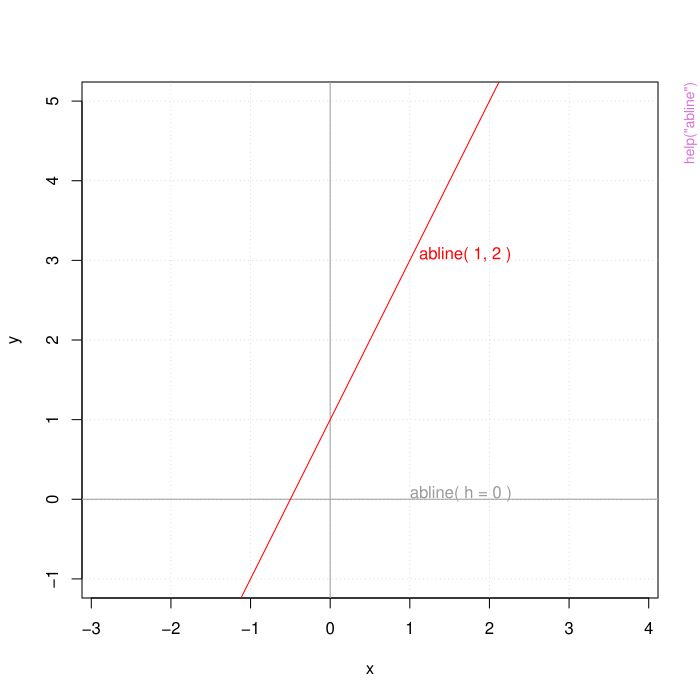

This chart was generated by the following R code:
pkgname <- "graphics"
source(file.path(R.home("share"), "R", "examples-header.R"))
options(warn = 1)
library('graphics')

base::assign(".oldSearch", base::search(), pos = 'CheckExEnv')
base::assign(".old_wd", base::getwd(), pos = 'CheckExEnv')
cleanEx()
nameEx("abline")
### * abline

flush(stderr()); flush(stdout())

### Name: abline
### Title: Add Straight Lines to a Plot
### Aliases: abline
### Keywords: aplot

### ** Examples

## Setup up coordinate system (with x == y aspect ratio):
plot(c(-2,3), c(-1,5), type = "n", xlab = "x", ylab = "y", asp = 1)
## the x- and y-axis, and an integer grid
abline(h = 0, v = 0, col = "gray60")
text(1,0, "abline( h = 0 )", col = "gray60", adj = c(0, -.1))
abline(h = -1:5, v = -2:3, col = "lightgray", lty = 3)
abline(a = 1, b = 2, col = 2)
text(1,3, "abline( 1, 2 )", col = 2, adj = c(-.1, -.1))

## Simple Regression Lines:
require(stats)
sale5 <- c(6, 4, 9, 7, 6, 12, 8, 10, 9, 13)
plot(sale5)
abline(lsfit(1:10, sale5))
abline(lsfit(1:10, sale5, intercept = FALSE), col = 4) # less fitting

z <- lm(dist ~ speed, data = cars)
plot(cars)
abline(z) # equivalent to abline(reg = z) or
abline(coef = coef(z))

## trivial intercept model
abline(mC <- lm(dist ~ 1, data = cars)) ## the same as
abline(a = coef(mC), b = 0, col = "blue")



cleanEx()
nameEx("arrows")
### * arrows

flush(stderr()); flush(stdout())

### Name: arrows
### Title: Add Arrows to a Plot
### Aliases: arrows
### Keywords: aplot

### ** Examples

x <- stats::runif(12); y <- stats::rnorm(12)
i <- order(x, y); x <- x[i]; y <- y[i]
plot(x,y, main = "arrows(.) and segments(.)")
## draw arrows from point to point :
s <- seq(length(x)-1)  # one shorter than data
arrows(x[s], y[s], x[s+1], y[s+1], col = 1:3)
s <- s[-length(s)]
segments(x[s], y[s], x[s+2], y[s+2], col = "pink")



cleanEx()
nameEx("assocplot")
### * assocplot

flush(stderr()); flush(stdout())

### Name: assocplot
### Title: Association Plots
### Aliases: assocplot
### Keywords: hplot

### ** Examples

## Aggregate over sex:
x <- margin.table(HairEyeColor, c(1, 2))
x
assocplot(x, main = "Relation between hair and eye color")



cleanEx()
nameEx("axTicks")
### * axTicks

flush(stderr()); flush(stdout())

### Name: axTicks
### Title: Compute Axis Tickmark Locations
### Aliases: axTicks
### Keywords: dplot

### ** Examples

 plot(1:7, 10*21:27)
 axTicks(1)
 axTicks(2)
 stopifnot(identical(axTicks(1), axTicks(3)),
           identical(axTicks(2), axTicks(4)))

## Show how axTicks() and axis() correspond :
op <- par(mfrow = c(3, 1))
for(x in 9999 * c(1, 2, 8)) {
    plot(x, 9, log = "x")
    cat(formatC(par("xaxp"), width = 5),";", T <- axTicks(1),"\n")
    rug(T, col =  adjustcolor("red", 0.5), lwd = 4)
}
par(op)

x <- 9.9*10^(-3:10)
plot(x, 1:14, log = "x")
axTicks(1) # now length 5, in R <= 2.13.x gave the following
axTicks(1, nintLog = Inf) # rather too many

## An example using axTicks() without reference to an existing plot
## (copying R's internal procedures for setting axis ranges etc.),
## You do need to supply _all_ of axp, usr, log, nintLog
## standard logarithmic y axis labels
ylims <- c(0.2, 88)
get_axp <- function(x) 10^c(ceiling(x[1]), floor(x[2]))
## mimic par("yaxs") == "i"
usr.i <- log10(ylims)
(aT.i <- axTicks(side = 2, usr = usr.i,
                 axp = c(get_axp(usr.i), n = 3), log = TRUE, nintLog = 5))
## mimic (default) par("yaxs") == "r"
usr.r <- extendrange(r = log10(ylims), f = 0.04)
(aT.r <- axTicks(side = 2, usr = usr.r,
                 axp = c(get_axp(usr.r), 3), log = TRUE, nintLog = 5))

## Prove that we got it right :
plot(0:1, ylims, log = "y", yaxs = "i")
stopifnot(all.equal(aT.i, axTicks(side = 2)))

plot(0:1, ylims, log = "y", yaxs = "r")
stopifnot(all.equal(aT.r, axTicks(side = 2)))



graphics::par(get("par.postscript", pos = 'CheckExEnv'))
cleanEx()
nameEx("axis.POSIXct")
### * axis.POSIXct

flush(stderr()); flush(stdout())

### Name: axis.POSIXct
### Title: Date and Date-time Plotting Functions
### Aliases: axis.POSIXct axis.Date
### Keywords: utilities chron

### ** Examples

with(beaver1, {
time <- strptime(paste(1990, day, time %/% 100, time %% 100),
                 "%Y %j %H %M")
plot(time, temp, type = "l") # axis at 4-hour intervals.
# now label every hour on the time axis
plot(time, temp, type = "l", xaxt = "n")
r <- as.POSIXct(round(range(time), "hours"))
axis.POSIXct(1, at = seq(r[1], r[2], by = "hour"), format = "%H")
})

plot(.leap.seconds, seq_along(.leap.seconds), type = "n", yaxt = "n",
     xlab = "leap seconds", ylab = "", bty = "n")
rug(.leap.seconds)
## or as dates
lps <- as.Date(.leap.seconds)
plot(lps, seq_along(.leap.seconds),
     type = "n", yaxt = "n", xlab = "leap seconds",
     ylab = "", bty = "n")
rug(lps)

## 100 random dates in a 10-week period
random.dates <- as.Date("2001/1/1") + 70*sort(stats::runif(100))
plot(random.dates, 1:100)
# or for a better axis labelling
plot(random.dates, 1:100, xaxt = "n")
axis.Date(1, at = seq(as.Date("2001/1/1"), max(random.dates)+6, "weeks"))
axis.Date(1, at = seq(as.Date("2001/1/1"), max(random.dates)+6, "days"),
     labels = FALSE, tcl = -0.2)



cleanEx()
nameEx("axis")
### * axis

flush(stderr()); flush(stdout())

### Name: axis
### Title: Add an Axis to a Plot
### Aliases: axis
### Keywords: aplot

### ** Examples

require(stats) # for rnorm
plot(1:4, rnorm(4), axes = FALSE)
axis(1, 1:4, LETTERS[1:4])
axis(2)
box() #- to make it look "as usual"

plot(1:7, rnorm(7), main = "axis() examples",
     type = "s", xaxt = "n", frame = FALSE, col = "red")
axis(1, 1:7, LETTERS[1:7], col.axis = "blue")
# unusual options:
axis(4, col = "violet", col.axis = "dark violet", lwd = 2)
axis(3, col = "gold", lty = 2, lwd = 0.5)

# one way to have a custom x axis
plot(1:10, xaxt = "n")
axis(1, xaxp = c(2, 9, 7))

## Changing default gap between labels:
plot(0:100, type="n", axes=FALSE, ann=FALSE)
title(quote("axis(1, .., gap.axis = f)," ~~ f >= 0))
axis(2, at = 5*(0:20), las = 1, gap.axis = 1/4)
gaps <- c(4, 2, 1, 1/2, 1/4, 0.1, 0)
chG <- paste0(ifelse(gaps == 1, "default:  ", ""),
              "gap.axis=", formatC(gaps))
jj <- seq_along(gaps)
linG <- -2.5*(jj-1)
for(j in jj) {
    isD <- gaps[j] == 1 # is default
    axis (1, at=5*(0:20), gap.axis = gaps[j], padj=-1, line = linG[j],
          col.axis = if(isD) "forest green" else 1, font.axis= 1+isD)
}
mtext(chG, side=1, padj=-1, line = linG -1/2, cex=3/4,
      col = ifelse(gaps == 1, "forest green", "blue3"))
## now shrink the window (in x- and y-direction) and observe the axis labels drawn



cleanEx()
nameEx("barplot")
### * barplot

flush(stderr()); flush(stdout())

### Name: barplot
### Title: Bar Plots
### Aliases: barplot barplot.default barplot.formula
### Keywords: hplot

### ** Examples

# Formula method
barplot(GNP ~ Year, data = longley)
barplot(cbind(Employed, Unemployed) ~ Year, data = longley)

## 3rd form of formula - 2 categories :
op <- par(mfrow = 2:1, mgp = c(3,1,0)/2, mar = .1+c(3,3:1))
summary(d.Titanic <- as.data.frame(Titanic))
barplot(Freq ~ Class + Survived, data = d.Titanic,
        subset = Age == "Adult" & Sex == "Male",
        main = "barplot(Freq ~ Class + Survived, *)", ylab = "# {passengers}", legend = TRUE)
# Corresponding table :
(xt <- xtabs(Freq ~ Survived + Class + Sex, d.Titanic, subset = Age=="Adult"))
# Alternatively, a mosaic plot :
mosaicplot(xt[,,"Male"], main = "mosaicplot(Freq ~ Class + Survived, *)", color=TRUE)
par(op)


# Default method
require(grDevices) # for colours
tN <- table(Ni <- stats::rpois(100, lambda = 5))
r <- barplot(tN, col = rainbow(20))
#- type = "h" plotting *is* 'bar'plot
lines(r, tN, type = "h", col = "red", lwd = 2)

barplot(tN, space = 1.5, axisnames = FALSE,
        sub = "barplot(..., space= 1.5, axisnames = FALSE)")

barplot(VADeaths, plot = FALSE)
barplot(VADeaths, plot = FALSE, beside = TRUE)

mp <- barplot(VADeaths) # default
tot <- colMeans(VADeaths)
text(mp, tot + 3, format(tot), xpd = TRUE, col = "blue")
barplot(VADeaths, beside = TRUE,
        col = c("lightblue", "mistyrose", "lightcyan",
                "lavender", "cornsilk"),
        legend = rownames(VADeaths), ylim = c(0, 100))
title(main = "Death Rates in Virginia", font.main = 4)

hh <- t(VADeaths)[, 5:1]
mybarcol <- "gray20"
mp <- barplot(hh, beside = TRUE,
        col = c("lightblue", "mistyrose",
                "lightcyan", "lavender"),
        legend = colnames(VADeaths), ylim = c(0,100),
        main = "Death Rates in Virginia", font.main = 4,
        sub = "Faked upper 2*sigma error bars", col.sub = mybarcol,
        cex.names = 1.5)
segments(mp, hh, mp, hh + 2*sqrt(1000*hh/100), col = mybarcol, lwd = 1.5)
stopifnot(dim(mp) == dim(hh))  # corresponding matrices
mtext(side = 1, at = colMeans(mp), line = -2,
      text = paste("Mean", formatC(colMeans(hh))), col = "red")

# Bar shading example
barplot(VADeaths, angle = 15+10*1:5, density = 20, col = "black",
        legend = rownames(VADeaths))
title(main = list("Death Rates in Virginia", font = 4))

# Border color
barplot(VADeaths, border = "dark blue") 

# Log scales (not much sense here)
barplot(tN, col = heat.colors(12), log = "y")
barplot(tN, col = gray.colors(20), log = "xy")

# Legend location
barplot(height = cbind(x = c(465, 91) / 465 * 100,
                       y = c(840, 200) / 840 * 100,
                       z = c(37, 17) / 37 * 100),
        beside = FALSE,
        width = c(465, 840, 37),
        col = c(1, 2),
        legend.text = c("A", "B"),
        args.legend = list(x = "topleft"))



graphics::par(get("par.postscript", pos = 'CheckExEnv'))
cleanEx()
nameEx("box")
### * box

flush(stderr()); flush(stdout())

### Name: box
### Title: Draw a Box around a Plot
### Aliases: box
### Keywords: aplot

### ** Examples

plot(1:7, abs(stats::rnorm(7)), type = "h", axes = FALSE)
axis(1, at = 1:7, labels = letters[1:7])
box(lty = '1373', col = 'red')



cleanEx()
nameEx("boxplot")
### * boxplot

flush(stderr()); flush(stdout())

### Name: boxplot
### Title: Box Plots
### Aliases: boxplot boxplot.default boxplot.formula
### Keywords: hplot

### ** Examples

## boxplot on a formula:
boxplot(count ~ spray, data = InsectSprays, col = "lightgray")
# *add* notches (somewhat funny here):
boxplot(count ~ spray, data = InsectSprays,
        notch = TRUE, add = TRUE, col = "blue")

boxplot(decrease ~ treatment, data = OrchardSprays,
        log = "y", col = "bisque")

rb <- boxplot(decrease ~ treatment, data = OrchardSprays, col = "bisque")
title("Comparing boxplot()s and non-robust mean +/- SD")

mn.t <- tapply(OrchardSprays$decrease, OrchardSprays$treatment, mean)
sd.t <- tapply(OrchardSprays$decrease, OrchardSprays$treatment, sd)
xi <- 0.3 + seq(rb$n)
points(xi, mn.t, col = "orange", pch = 18)
arrows(xi, mn.t - sd.t, xi, mn.t + sd.t,
       code = 3, col = "pink", angle = 75, length = .1)

## boxplot on a matrix:
mat <- cbind(Uni05 = (1:100)/21, Norm = rnorm(100),
             `5T` = rt(100, df = 5), Gam2 = rgamma(100, shape = 2))
boxplot(mat) # directly, calling boxplot.matrix()

## boxplot on a data frame:
df. <- as.data.frame(mat)
par(las = 1) # all axis labels horizontal
boxplot(df., main = "boxplot(*, horizontal = TRUE)", horizontal = TRUE)

## Using 'at = ' and adding boxplots -- example idea by Roger Bivand :
boxplot(len ~ dose, data = ToothGrowth,
        boxwex = 0.25, at = 1:3 - 0.2,
        subset = supp == "VC", col = "yellow",
        main = "Guinea Pigs' Tooth Growth",
        xlab = "Vitamin C dose mg",
        ylab = "tooth length",
        xlim = c(0.5, 3.5), ylim = c(0, 35), yaxs = "i")
boxplot(len ~ dose, data = ToothGrowth, add = TRUE,
        boxwex = 0.25, at = 1:3 + 0.2,
        subset = supp == "OJ", col = "orange")
legend(2, 9, c("Ascorbic acid", "Orange juice"),
       fill = c("yellow", "orange"))

## With less effort (slightly different) using factor *interaction*:
boxplot(len ~ dose:supp, data = ToothGrowth,
        boxwex = 0.5, col = c("orange", "yellow"),
        main = "Guinea Pigs' Tooth Growth",
        xlab = "Vitamin C dose mg", ylab = "tooth length",
        sep = ":", lex.order = TRUE, ylim = c(0, 35), yaxs = "i")

## more examples in  help(bxp)



graphics::par(get("par.postscript", pos = 'CheckExEnv'))
cleanEx()
nameEx("boxplot.matrix")
### * boxplot.matrix

flush(stderr()); flush(stdout())

### Name: boxplot.matrix
### Title: Draw a Boxplot for each Column (Row) of a Matrix
### Aliases: boxplot.matrix
### Keywords: hplot

### ** Examples

## Very similar to the example in ?boxplot
mat <- cbind(Uni05 = (1:100)/21, Norm = rnorm(100),
             T5 = rt(100, df = 5), Gam2 = rgamma(100, shape = 2))
boxplot(mat, main = "boxplot.matrix(...., main = ...)",
        notch = TRUE, col = 1:4)



cleanEx()
nameEx("bxp")
### * bxp

flush(stderr()); flush(stdout())

### Name: bxp
### Title: Draw Box Plots from Summaries
### Aliases: bxp
### Keywords: aplot

### ** Examples

require(stats)
set.seed(753)
(bx.p <- boxplot(split(rt(100, 4), gl(5, 20))))
op <- par(mfrow =  c(2, 2))
bxp(bx.p, xaxt = "n")
bxp(bx.p, notch = TRUE, axes = FALSE, pch = 4, boxfill = 1:5)
bxp(bx.p, notch = TRUE, boxfill = "lightblue", frame = FALSE,
    outl = FALSE, main = "bxp(*, frame= FALSE, outl= FALSE)")
bxp(bx.p, notch = TRUE, boxfill = "lightblue", border = 2:6,
    ylim = c(-4,4), pch = 22, bg = "green", log = "x",
    main = "... log = 'x', ylim = *")
par(op)
op <- par(mfrow = c(1, 2))

## single group -- no label
boxplot (weight ~ group, data = PlantGrowth, subset = group == "ctrl")
## with label
bx <- boxplot(weight ~ group, data = PlantGrowth,
              subset = group == "ctrl", plot = FALSE)
bxp(bx, show.names=TRUE)
par(op)

z <- split(rnorm(1000), rpois(1000, 2.2))
boxplot(z, whisklty = 3, main = "boxplot(z, whisklty = 3)")

## Colour support similar to plot.default:
op <- par(mfrow = 1:2, bg = "light gray", fg = "midnight blue")
boxplot(z,   col.axis = "skyblue3", main = "boxplot(*, col.axis=..,main=..)")
plot(z[[1]], col.axis = "skyblue3", main =    "plot(*, col.axis=..,main=..)")
mtext("par(bg=\"light gray\", fg=\"midnight blue\")",
      outer = TRUE, line = -1.2)
par(op)

## Mimic S-Plus:
splus <- list(boxwex = 0.4, staplewex = 1, outwex = 1, boxfill = "grey40",
              medlwd = 3, medcol = "white", whisklty = 3, outlty = 1, outpch = NA)
boxplot(z, pars = splus)
## Recycled and "sweeping" parameters
op <- par(mfrow = c(1,2))
 boxplot(z, border = 1:5, lty = 3, medlty = 1, medlwd = 2.5)
 boxplot(z, boxfill = 1:3, pch = 1:5, lwd = 1.5, medcol = "white")
par(op)
## too many possibilities
boxplot(z, boxfill = "light gray", outpch = 21:25, outlty = 2,
        bg = "pink", lwd = 2,
        medcol = "dark blue", medcex = 2, medpch = 20)



graphics::par(get("par.postscript", pos = 'CheckExEnv'))
cleanEx()
nameEx("cdplot")
### * cdplot

flush(stderr()); flush(stdout())

### Name: cdplot
### Title: Conditional Density Plots
### Aliases: cdplot cdplot.default cdplot.formula
### Keywords: hplot

### ** Examples

## NASA space shuttle o-ring failures
fail <- factor(c(2, 2, 2, 2, 1, 1, 1, 1, 1, 1, 2, 1, 2, 1, 1, 1,
                 1, 2, 1, 1, 1, 1, 1),
               levels = 1:2, labels = c("no", "yes"))
temperature <- c(53, 57, 58, 63, 66, 67, 67, 67, 68, 69, 70, 70,
                 70, 70, 72, 73, 75, 75, 76, 76, 78, 79, 81)

## CD plot
cdplot(fail ~ temperature)
cdplot(fail ~ temperature, bw = 2)
cdplot(fail ~ temperature, bw = "SJ")

## compare with spinogram
(spineplot(fail ~ temperature, breaks = 3))

## highlighting for failures
cdplot(fail ~ temperature, ylevels = 2:1)

## scatter plot with conditional density
cdens <- cdplot(fail ~ temperature, plot = FALSE)
plot(I(as.numeric(fail) - 1) ~ jitter(temperature, factor = 2),
     xlab = "Temperature", ylab = "Conditional failure probability")
lines(53:81, 1 - cdens[[1]](53:81), col = 2)



cleanEx()
nameEx("clip")
### * clip

flush(stderr()); flush(stdout())

### Name: clip
### Title: Set Clipping Region
### Aliases: clip
### Keywords: dplot

### ** Examples

x <- rnorm(1000)
hist(x, xlim = c(-4,4))
usr <- par("usr")
clip(usr[1], -2, usr[3], usr[4])
hist(x, col = 'red', add = TRUE)
clip(2, usr[2], usr[3], usr[4])
hist(x, col = 'blue', add = TRUE)
do.call("clip", as.list(usr))  # reset to plot region



graphics::par(get("par.postscript", pos = 'CheckExEnv'))
cleanEx()
nameEx("contour")
### * contour

flush(stderr()); flush(stdout())

### Name: contour
### Title: Display Contours
### Aliases: contour contour.default
### Keywords: hplot aplot

### ** Examples

require(grDevices) # for colours
x <- -6:16
op <- par(mfrow = c(2, 2))
contour(outer(x, x), method = "edge", vfont = c("sans serif", "plain"))
z <- outer(x, sqrt(abs(x)), FUN = "/")
image(x, x, z)
contour(x, x, z, col = "pink", add = TRUE, method = "edge",
        vfont = c("sans serif", "plain"))
contour(x, x, z, ylim = c(1, 6), method = "simple", labcex = 1,
        xlab = quote(x[1]), ylab = quote(x[2]))
contour(x, x, z, ylim = c(-6, 6), nlev = 20, lty = 2, method = "simple",
        main = "20 levels; \"simple\" labelling method")
par(op)

## Persian Rug Art:
x <- y <- seq(-4*pi, 4*pi, len = 27)
r <- sqrt(outer(x^2, y^2, "+"))
opar <- par(mfrow = c(2, 2), mar = rep(0, 4))
for(f in pi^(0:3))
  contour(cos(r^2)*exp(-r/f),
          drawlabels = FALSE, axes = FALSE, frame = TRUE)

rx <- range(x <- 10*1:nrow(volcano))
ry <- range(y <- 10*1:ncol(volcano))
ry <- ry + c(-1, 1) * (diff(rx) - diff(ry))/2
tcol <- terrain.colors(12)
par(opar); opar <- par(pty = "s", bg = "lightcyan")
plot(x = 0, y = 0, type = "n", xlim = rx, ylim = ry, xlab = "", ylab = "")
u <- par("usr")
rect(u[1], u[3], u[2], u[4], col = tcol[8], border = "red")
contour(x, y, volcano, col = tcol[2], lty = "solid", add = TRUE,
        vfont = c("sans serif", "plain"))
title("A Topographic Map of Maunga Whau", font = 4)
abline(h = 200*0:4, v = 200*0:4, col = "lightgray", lty = 2, lwd = 0.1)

## contourLines produces the same contour lines as contour
plot(x = 0, y = 0, type = "n", xlim = rx, ylim = ry, xlab = "", ylab = "")
u <- par("usr")
rect(u[1], u[3], u[2], u[4], col = tcol[8], border = "red")
contour(x, y, volcano, col = tcol[1], lty = "solid", add = TRUE,
        vfont = c("sans serif", "plain"))
line.list <- contourLines(x, y, volcano)
invisible(lapply(line.list, lines, lwd=3, col=adjustcolor(2, .3)))
par(opar)



graphics::par(get("par.postscript", pos = 'CheckExEnv'))
cleanEx()
nameEx("convertXY")
### * convertXY

flush(stderr()); flush(stdout())

### Name: convertXY
### Title: Convert between Graphics Coordinate Systems
### Aliases: grconvertX grconvertY
### Keywords: dplot

### ** Examples

op <- par(omd=c(0.1, 0.9, 0.1, 0.9), mfrow = c(1, 2))
plot(1:4)
for(tp in c("in", "dev", "ndc", "nfc", "npc", "nic", "lines", "chars"))
    print(grconvertX(c(1.0, 4.0), "user", tp))
par(op)



graphics::par(get("par.postscript", pos = 'CheckExEnv'))
cleanEx()
nameEx("coplot")
### * coplot

flush(stderr()); flush(stdout())

### Name: coplot
### Title: Conditioning Plots
### Aliases: coplot co.intervals
### Keywords: hplot aplot

### ** Examples

## Tonga Trench Earthquakes
coplot(lat ~ long | depth, data = quakes)
given.depth <- co.intervals(quakes$depth, number = 4, overlap = .1)
coplot(lat ~ long | depth, data = quakes, given.v = given.depth, rows = 1)

## Conditioning on 2 variables:
ll.dm <- lat ~ long | depth * mag
coplot(ll.dm, data = quakes)
coplot(ll.dm, data = quakes, number = c(4, 7), show.given = c(TRUE, FALSE))
coplot(ll.dm, data = quakes, number = c(3, 7),
       overlap = c(-.5, .1)) # negative overlap DROPS values

## given two factors
Index <- seq(length = nrow(warpbreaks)) # to get nicer default labels
coplot(breaks ~ Index | wool * tension, data = warpbreaks,
       show.given = 0:1)
coplot(breaks ~ Index | wool * tension, data = warpbreaks,
       col = "red", bg = "pink", pch = 21,
       bar.bg = c(fac = "light blue"))

## Example with empty panels:
with(data.frame(state.x77), {
coplot(Life.Exp ~ Income | Illiteracy * state.region, number = 3,
       panel = function(x, y, ...) panel.smooth(x, y, span = .8, ...))
## y ~ factor -- not really sensible, but 'show off':
coplot(Life.Exp ~ state.region | Income * state.division,
       panel = panel.smooth)
})



cleanEx()
nameEx("curve")
### * curve

flush(stderr()); flush(stdout())

### Name: curve
### Title: Draw Function Plots
### Aliases: curve plot.function
### Keywords: hplot

### ** Examples

plot(qnorm) # default range c(0, 1) is appropriate here,
            # but end values are -/+Inf and so are omitted.
plot(qlogis, main = "The Inverse Logit : qlogis()")
abline(h = 0, v = 0:2/2, lty = 3, col = "gray")

curve(sin, -2*pi, 2*pi, xname = "t")
curve(tan, xname = "t", add = NA,
      main = "curve(tan)  --> same x-scale as previous plot")

op <- par(mfrow = c(2, 2))
curve(x^3 - 3*x, -2, 2)
curve(x^2 - 2, add = TRUE, col = "violet")

## simple and advanced versions, quite similar:
plot(cos, -pi,  3*pi)
curve(cos, xlim = c(-pi, 3*pi), n = 1001, col = "blue", add = TRUE)

chippy <- function(x) sin(cos(x)*exp(-x/2))
curve(chippy, -8, 7, n = 2001)
plot (chippy, -8, -5)

for(ll in c("", "x", "y", "xy"))
   curve(log(1+x), 1, 100, log = ll, sub = paste0("log = '", ll, "'"))
par(op)



graphics::par(get("par.postscript", pos = 'CheckExEnv'))
cleanEx()
nameEx("dotchart")
### * dotchart

flush(stderr()); flush(stdout())

### Name: dotchart
### Title: Cleveland's Dot Plots
### Aliases: dotchart
### Keywords: hplot

### ** Examples

dotchart(VADeaths, main = "Death Rates in Virginia - 1940")
op <- par(xaxs = "i")  # 0 -- 100%
dotchart(t(VADeaths), xlim = c(0,100),
         main = "Death Rates in Virginia - 1940")
par(op)



graphics::par(get("par.postscript", pos = 'CheckExEnv'))
cleanEx()
nameEx("filled.contour")
### * filled.contour

flush(stderr()); flush(stdout())

### Name: filled.contour
### Title: Level (Contour) Plots
### Aliases: filled.contour .filled.contour
### Keywords: hplot aplot

### ** Examples

require("grDevices") # for colours
filled.contour(volcano, asp = 1) # simple

x <- 10*1:nrow(volcano)
y <- 10*1:ncol(volcano)
filled.contour(x, y, volcano, color = function(n) hcl.colors(n, "terrain"),
    plot.title = title(main = "The Topography of Maunga Whau",
    xlab = "Meters North", ylab = "Meters West"),
    plot.axes = { axis(1, seq(100, 800, by = 100))
                  axis(2, seq(100, 600, by = 100)) },
    key.title = title(main = "Height\n(meters)"),
    key.axes = axis(4, seq(90, 190, by = 10)))  # maybe also asp = 1
mtext(paste("filled.contour(.) from", R.version.string),
      side = 1, line = 4, adj = 1, cex = .66)

# Annotating a filled contour plot
a <- expand.grid(1:20, 1:20)
b <- matrix(a[,1] + a[,2], 20)
filled.contour(x = 1:20, y = 1:20, z = b,
               plot.axes = { axis(1); axis(2); points(10, 10) })

## Persian Rug Art:
x <- y <- seq(-4*pi, 4*pi, len = 27)
r <- sqrt(outer(x^2, y^2, "+"))
filled.contour(cos(r^2)*exp(-r/(2*pi)), axes = FALSE)
## rather, the key *should* be labeled:
filled.contour(cos(r^2)*exp(-r/(2*pi)), frame.plot = FALSE,
               plot.axes = {})



cleanEx()
nameEx("fourfoldplot")
### * fourfoldplot

flush(stderr()); flush(stdout())

### Name: fourfoldplot
### Title: Fourfold Plots
### Aliases: fourfoldplot
### Keywords: hplot

### ** Examples

## Use the Berkeley admission data as in Friendly (1995).
x <- aperm(UCBAdmissions, c(2, 1, 3))
dimnames(x)[[2]] <- c("Yes", "No")
names(dimnames(x)) <- c("Sex", "Admit?", "Department")
stats::ftable(x)

## Fourfold display of data aggregated over departments, with
## frequencies standardized to equate the margins for admission
## and sex.
## Figure 1 in Friendly (1994).
fourfoldplot(margin.table(x, c(1, 2)))

## Fourfold display of x, with frequencies in each table
## standardized to equate the margins for admission and sex.
## Figure 2 in Friendly (1994).
fourfoldplot(x)

## Fourfold display of x, with frequencies in each table
## standardized to equate the margins for admission. but not
## for sex.
## Figure 3 in Friendly (1994).
fourfoldplot(x, margin = 2)



cleanEx()
nameEx("grid")
### * grid

flush(stderr()); flush(stdout())

### Name: grid
### Title: Add Grid to a Plot
### Aliases: grid
### Keywords: aplot

### ** Examples

plot(1:3)
grid(NA, 5, lwd = 2) # grid only in y-direction

## maybe change the desired number of tick marks:  par(lab = c(mx, my, 7))
op <- par(mfcol = 1:2)
with(iris,
     {
     plot(Sepal.Length, Sepal.Width, col = as.integer(Species),
          xlim = c(4, 8), ylim = c(2, 4.5), panel.first = grid(),
          main = "with(iris,  plot(...., panel.first = grid(), ..) )")
     plot(Sepal.Length, Sepal.Width, col = as.integer(Species),
          panel.first = grid(3, lty = 1, lwd = 2),
          main = "... panel.first = grid(3, lty = 1, lwd = 2), ..")
     }
    )
par(op)




graphics::par(get("par.postscript", pos = 'CheckExEnv'))
cleanEx()
nameEx("hist.POSIXt")
### * hist.POSIXt

flush(stderr()); flush(stdout())

### Name: hist.POSIXt
### Title: Histogram of a Date or Date-Time Object
### Aliases: hist.POSIXt hist.Date
### Keywords: chron dplot hplot

### ** Examples

hist(.leap.seconds, "years", freq = TRUE)
hist(.leap.seconds,
     seq(ISOdate(1970, 1, 1), ISOdate(2020, 1, 1), "5 years"))
rug(.leap.seconds, lwd=2)

## 100 random dates in a 10-week period
random.dates <- as.Date("2001/1/1") + 70*stats::runif(100)
hist(random.dates, "weeks", format = "%d %b")



cleanEx()
nameEx("hist")
### * hist

flush(stderr()); flush(stdout())

### Name: hist
### Title: Histograms
### Aliases: hist hist.default
### Keywords: dplot hplot distribution

### ** Examples

op <- par(mfrow = c(2, 2))
hist(islands)
utils::str(hist(islands, col = "gray", labels = TRUE))

hist(sqrt(islands), breaks = 12, col = "lightblue", border = "pink")
##-- For non-equidistant breaks, counts should NOT be graphed unscaled:
r <- hist(sqrt(islands), breaks = c(4*0:5, 10*3:5, 70, 100, 140),
          col = "blue1")
text(r$mids, r$density, r$counts, adj = c(.5, -.5), col = "blue3")
sapply(r[2:3], sum)
sum(r$density * diff(r$breaks)) # == 1
lines(r, lty = 3, border = "purple") # -> lines.histogram(*)
par(op)

require(utils) # for str
str(hist(islands, breaks = 12, plot =  FALSE)) #-> 10 (~= 12) breaks
str(hist(islands, breaks = c(12,20,36,80,200,1000,17000), plot = FALSE))

hist(islands, breaks = c(12,20,36,80,200,1000,17000), freq = TRUE,
     main = "WRONG histogram") # and warning
require(stats)
set.seed(14)
x <- rchisq(100, df = 4)
## Don't show: 
op <- par(mfrow = 2:1, mgp = c(1.5, 0.6, 0), mar = .1 + c(3,3:1))
## End(Don't show)
## Comparing data with a model distribution should be done with qqplot()!
qqplot(x, qchisq(ppoints(x), df = 4)); abline(0, 1, col = 2, lty = 2)

## if you really insist on using hist() ... :
hist(x, freq = FALSE, ylim = c(0, 0.2))
curve(dchisq(x, df = 4), col = 2, lty = 2, lwd = 2, add = TRUE)
## Don't show: 
par(op)
## End(Don't show)



graphics::par(get("par.postscript", pos = 'CheckExEnv'))
cleanEx()
nameEx("identify")
### * identify

flush(stderr()); flush(stdout())

### Name: identify
### Title: Identify Points in a Scatter Plot
### Aliases: identify identify.default
### Keywords: iplot

### ** Examples

## A function to use identify to select points, and overplot the
## points with another symbol as they are selected
identifyPch <- function(x, y = NULL, n = length(x), plot = FALSE, pch = 19, ...)
{
    xy <- xy.coords(x, y); x <- xy$x; y <- xy$y
    sel <- rep(FALSE, length(x))
    while(sum(sel) < n) {
        ans <- identify(x[!sel], y[!sel], labels = which(!sel), n = 1, plot = plot, ...)
        if(!length(ans)) break
        ans <- which(!sel)[ans]
        points(x[ans], y[ans], pch = pch)
        sel[ans] <- TRUE
    }
    ## return indices of selected points
    which(sel)
}

if(dev.interactive()) { ## use it
  x <- rnorm(50); y <- rnorm(50)
  plot(x,y); identifyPch(x,y) # how fast to get all?
}




cleanEx()
nameEx("image")
### * image

flush(stderr()); flush(stdout())

### Name: image
### Title: Display a Color Image
### Aliases: image image.default
### Keywords: hplot aplot

### ** Examples

require("grDevices") # for colours
x <- y <- seq(-4*pi, 4*pi, length.out = 27)
r <- sqrt(outer(x^2, y^2, "+"))
image(z = z <- cos(r^2)*exp(-r/6), col = gray.colors(33))
image(z, axes = FALSE, main = "Math can be beautiful ...",
      xlab = expression(cos(r^2) * e^{-r/6}))
contour(z, add = TRUE, drawlabels = FALSE)

# Volcano data visualized as matrix. Need to transpose and flip
# matrix horizontally.
image(t(volcano)[ncol(volcano):1,])

# A prettier display of the volcano
x <- 10*(1:nrow(volcano))
y <- 10*(1:ncol(volcano))
image(x, y, volcano, col = hcl.colors(100, "terrain"), axes = FALSE)
contour(x, y, volcano, levels = seq(90, 200, by = 5),
        add = TRUE, col = "brown")
axis(1, at = seq(100, 800, by = 100))
axis(2, at = seq(100, 600, by = 100))
box()
title(main = "Maunga Whau Volcano", font.main = 4)



cleanEx()
nameEx("layout")
### * layout

flush(stderr()); flush(stdout())

### Name: layout
### Title: Specifying Complex Plot Arrangements
### Aliases: layout layout.show lcm
### Keywords: iplot dplot environment

### ** Examples

def.par <- par(no.readonly = TRUE) # save default, for resetting...

## divide the device into two rows and two columns
## allocate figure 1 all of row 1
## allocate figure 2 the intersection of column 2 and row 2
layout(matrix(c(1,1,0,2), 2, 2, byrow = TRUE))
## show the regions that have been allocated to each plot
layout.show(2)

## divide device into two rows and two columns
## allocate figure 1 and figure 2 as above
## respect relations between widths and heights
nf <- layout(matrix(c(1,1,0,2), 2, 2, byrow = TRUE), respect = TRUE)
layout.show(nf)

## create single figure which is 5cm square
nf <- layout(matrix(1), widths = lcm(5), heights = lcm(5))
layout.show(nf)


##-- Create a scatterplot with marginal histograms -----

x <- pmin(3, pmax(-3, stats::rnorm(50)))
y <- pmin(3, pmax(-3, stats::rnorm(50)))
xhist <- hist(x, breaks = seq(-3,3,0.5), plot = FALSE)
yhist <- hist(y, breaks = seq(-3,3,0.5), plot = FALSE)
top <- max(c(xhist$counts, yhist$counts))
xrange <- c(-3, 3)
yrange <- c(-3, 3)
nf <- layout(matrix(c(2,0,1,3),2,2,byrow = TRUE), c(3,1), c(1,3), TRUE)
layout.show(nf)

par(mar = c(3,3,1,1))
plot(x, y, xlim = xrange, ylim = yrange, xlab = "", ylab = "")
par(mar = c(0,3,1,1))
barplot(xhist$counts, axes = FALSE, ylim = c(0, top), space = 0)
par(mar = c(3,0,1,1))
barplot(yhist$counts, axes = FALSE, xlim = c(0, top), space = 0, horiz = TRUE)

par(def.par)  #- reset to default



graphics::par(get("par.postscript", pos = 'CheckExEnv'))
cleanEx()
nameEx("legend")
### * legend

flush(stderr()); flush(stdout())

### Name: legend
### Title: Add Legends to Plots
### Aliases: legend
### Keywords: aplot

### ** Examples

## Run the example in '?matplot' or the following:
leg.txt <- c("Setosa     Petals", "Setosa     Sepals",
             "Versicolor Petals", "Versicolor Sepals")
y.leg <- c(4.5, 3, 2.1, 1.4, .7)
cexv  <- c(1.2, 1, 4/5, 2/3, 1/2)
matplot(c(1, 8), c(0, 4.5), type = "n", xlab = "Length", ylab = "Width",
        main = "Petal and Sepal Dimensions in Iris Blossoms")
for (i in seq(cexv)) {
  text  (1, y.leg[i] - 0.1, paste("cex=", formatC(cexv[i])), cex = 0.8, adj = 0)
  legend(3, y.leg[i], leg.txt, pch = "sSvV", col = c(1, 3), cex = cexv[i])
}
## cex *vector* [in R <= 3.5.1 has 'if(xc < 0)' w/ length(xc) == 2]
legend(6,1, leg.txt, pch = "sSvV", col = c(1, 3), cex = 1+(-1:2)/8)

## 'merge = TRUE' for merging lines & points:
x <- seq(-pi, pi, len = 65)
plot(x, sin(x), type = "l", ylim = c(-1.2, 1.8), col = 3, lty = 2)
points(x, cos(x), pch = 3, col = 4)
lines(x, tan(x), type = "b", lty = 1, pch = 4, col = 6)
title("legend(..., lty = c(2, -1, 1), pch = c(NA, 3, 4), merge = TRUE)",
      cex.main = 1.1)
legend(-1, 1.9, c("sin", "cos", "tan"), col = c(3, 4, 6),
       text.col = "green4", lty = c(2, -1, 1), pch = c(NA, 3, 4),
       merge = TRUE, bg = "gray90")

## right-justifying a set of labels: thanks to Uwe Ligges
x <- 1:5; y1 <- 1/x; y2 <- 2/x
plot(rep(x, 2), c(y1, y2), type = "n", xlab = "x", ylab = "y")
lines(x, y1); lines(x, y2, lty = 2)
temp <- legend("topright", legend = c(" ", " "),
               text.width = strwidth("1,000,000"),
               lty = 1:2, xjust = 1, yjust = 1,
               title = "Line Types")
text(temp$rect$left + temp$rect$w, temp$text$y,
     c("1,000", "1,000,000"), pos = 2)


##--- log scaled Examples ------------------------------
leg.txt <- c("a one", "a two")

par(mfrow = c(2, 2))
for(ll in c("","x","y","xy")) {
  plot(2:10, log = ll, main = paste0("log = '", ll, "'"))
  abline(1, 1)
  lines(2:3, 3:4, col = 2)
  points(2, 2, col = 3)
  rect(2, 3, 3, 2, col = 4)
  text(c(3,3), 2:3, c("rect(2,3,3,2, col=4)",
                      "text(c(3,3),2:3,\"c(rect(...)\")"), adj = c(0, 0.3))
  legend(list(x = 2,y = 8), legend = leg.txt, col = 2:3, pch = 1:2,
         lty = 1, merge = TRUE)   #, trace = TRUE)
}
par(mfrow = c(1,1))

##-- Math expressions:  ------------------------------
x <- seq(-pi, pi, len = 65)
plot(x, sin(x), type = "l", col = 2, xlab = expression(phi),
     ylab = expression(f(phi)))
abline(h = -1:1, v = pi/2*(-6:6), col = "gray90")
lines(x, cos(x), col = 3, lty = 2)
ex.cs1 <- expression(plain(sin) * phi,  paste("cos", phi))  # 2 ways
utils::str(legend(-3, .9, ex.cs1, lty = 1:2, plot = FALSE,
           adj = c(0, 0.6)))  # adj y !
legend(-3, 0.9, ex.cs1, lty = 1:2, col = 2:3,  adj = c(0, 0.6))

require(stats)
x <- rexp(100, rate = .5)
hist(x, main = "Mean and Median of a Skewed Distribution")
abline(v = mean(x),   col = 2, lty = 2, lwd = 2)
abline(v = median(x), col = 3, lty = 3, lwd = 2)
ex12 <- expression(bar(x) == sum(over(x[i], n), i == 1, n),
                   hat(x) == median(x[i], i == 1, n))
utils::str(legend(4.1, 30, ex12, col = 2:3, lty = 2:3, lwd = 2))

## 'Filled' boxes -- for more, see example(plot.factor)
op <- par(bg = "white") # to get an opaque box for the legend
plot(cut(weight, 3) ~ group, data = PlantGrowth, col = NULL,
     density = 16*(1:3))
par(op)

## Using 'ncol' :
x <- 0:64/64
matplot(x, outer(x, 1:7, function(x, k) sin(k * pi * x)),
        type = "o", col = 1:7, ylim = c(-1, 1.5), pch = "*")
op <- par(bg = "antiquewhite1")
legend(0, 1.5, paste("sin(", 1:7, "pi * x)"), col = 1:7, lty = 1:7,
       pch = "*", ncol = 4, cex = 0.8)
legend(.8,1.2, paste("sin(", 1:7, "pi * x)"), col = 1:7, lty = 1:7,
       pch = "*", cex = 0.8)
legend(0, -.1, paste("sin(", 1:4, "pi * x)"), col = 1:4, lty = 1:4,
       ncol = 2, cex = 0.8)
legend(0, -.4, paste("sin(", 5:7, "pi * x)"), col = 4:6,  pch = 24,
       ncol = 2, cex = 1.5, lwd = 2, pt.bg = "pink", pt.cex = 1:3)
par(op)

## point covering line :
y <- sin(3*pi*x)
plot(x, y, type = "l", col = "blue",
    main = "points with bg & legend(*, pt.bg)")
points(x, y, pch = 21, bg = "white")
legend(.4,1, "sin(c x)", pch = 21, pt.bg = "white", lty = 1, col = "blue")

## legends with titles at different locations
plot(x, y, type = "n")
legend("bottomright", "(x,y)", pch=1, title= "bottomright")
legend("bottom",      "(x,y)", pch=1, title= "bottom")
legend("bottomleft",  "(x,y)", pch=1, title= "bottomleft")
legend("left",        "(x,y)", pch=1, title= "left")
legend("topleft",     "(x,y)", pch=1, title= "topleft, inset = .05", inset = .05)
legend("top",         "(x,y)", pch=1, title= "top")
legend("topright",    "(x,y)", pch=1, title= "topright, inset = .02",inset = .02)
legend("right",       "(x,y)", pch=1, title= "right")
legend("center",      "(x,y)", pch=1, title= "center")

# using text.font (and text.col):
op <- par(mfrow = c(2, 2), mar = rep(2.1, 4))
c6 <- terrain.colors(10)[1:6]
for(i in 1:4) {
   plot(1, type = "n", axes = FALSE, ann = FALSE); title(paste("text.font =",i))
   legend("top", legend = LETTERS[1:6], col = c6,
          ncol = 2, cex = 2, lwd = 3, text.font = i, text.col = c6)
}
par(op)



graphics::par(get("par.postscript", pos = 'CheckExEnv'))
cleanEx()
nameEx("lines")
### * lines

flush(stderr()); flush(stdout())

### Name: lines
### Title: Add Connected Line Segments to a Plot
### Aliases: lines lines.default
### Keywords: aplot

### ** Examples

# draw a smooth line through a scatter plot
plot(cars, main = "Stopping Distance versus Speed")
lines(stats::lowess(cars))



cleanEx()
nameEx("matplot")
### * matplot

flush(stderr()); flush(stdout())

### Name: matplot
### Title: Plot Columns of Matrices
### Aliases: matplot matpoints matlines
### Keywords: hplot aplot array

### ** Examples

require(grDevices)
matplot((-4:5)^2, main = "Quadratic") # almost identical to plot(*)
sines <- outer(1:20, 1:4, function(x, y) sin(x / 20 * pi * y))
matplot(sines, pch = 1:4, type = "o", col = rainbow(ncol(sines)))
matplot(sines, type = "b", pch = 21:23, col = 2:5, bg = 2:5,
        main = "matplot(...., pch = 21:23, bg = 2:5)")

x <- 0:50/50
matplot(x, outer(x, 1:8, function(x, k) sin(k*pi * x)),
        ylim = c(-2,2), type = "plobcsSh",
        main= "matplot(,type = \"plobcsSh\" )")
## pch & type =  vector of 1-chars :
matplot(x, outer(x, 1:4, function(x, k) sin(k*pi * x)),
        pch = letters[1:4], type = c("b","p","o"))

lends <- c("round","butt","square")
matplot(matrix(1:12, 4), type="c", lty=1, lwd=10, lend=lends)
text(cbind(2.5, 2*c(1,3,5)-.4), lends, col= 1:3, cex = 1.5)

table(iris$Species) # is data.frame with 'Species' factor
iS <- iris$Species == "setosa"
iV <- iris$Species == "versicolor"
op <- par(bg = "bisque")
matplot(c(1, 8), c(0, 4.5), type =  "n", xlab = "Length", ylab = "Width",
        main = "Petal and Sepal Dimensions in Iris Blossoms")
matpoints(iris[iS,c(1,3)], iris[iS,c(2,4)], pch = "sS", col = c(2,4))
matpoints(iris[iV,c(1,3)], iris[iV,c(2,4)], pch = "vV", col = c(2,4))
legend(1, 4, c("    Setosa Petals", "    Setosa Sepals",
               "Versicolor Petals", "Versicolor Sepals"),
       pch = "sSvV", col = rep(c(2,4), 2))

nam.var <- colnames(iris)[-5]
nam.spec <- as.character(iris[1+50*0:2, "Species"])
iris.S <- array(NA, dim = c(50,4,3),
                dimnames = list(NULL, nam.var, nam.spec))
for(i in 1:3) iris.S[,,i] <- data.matrix(iris[1:50+50*(i-1), -5])

matplot(iris.S[, "Petal.Length",], iris.S[, "Petal.Width",], pch = "SCV",
        col = rainbow(3, start = 0.8, end = 0.1),
        sub = paste(c("S", "C", "V"), dimnames(iris.S)[[3]],
                    sep = "=", collapse= ",  "),
        main = "Fisher's Iris Data")
par(op)



graphics::par(get("par.postscript", pos = 'CheckExEnv'))
cleanEx()
nameEx("mosaicplot")
### * mosaicplot

flush(stderr()); flush(stdout())

### Name: mosaicplot
### Title: Mosaic Plots
### Aliases: mosaicplot mosaicplot.default mosaicplot.formula
### Keywords: hplot

### ** Examples

require(stats)
mosaicplot(Titanic, main = "Survival on the Titanic", color = TRUE)
## Formula interface for tabulated data:
mosaicplot(~ Sex + Age + Survived, data = Titanic, color = TRUE)

mosaicplot(HairEyeColor, shade = TRUE)
## Independence model of hair and eye color and sex.  Indicates that
## there are more blue eyed blonde females than expected in the case
## of independence and too few brown eyed blonde females.
## The corresponding model is:
fm <- loglin(HairEyeColor, list(1, 2, 3))
pchisq(fm$pearson, fm$df, lower.tail = FALSE)

mosaicplot(HairEyeColor, shade = TRUE, margin = list(1:2, 3))
## Model of joint independence of sex from hair and eye color.  Males
## are underrepresented among people with brown hair and eyes, and are
## overrepresented among people with brown hair and blue eyes.
## The corresponding model is:
fm <- loglin(HairEyeColor, list(1:2, 3))
pchisq(fm$pearson, fm$df, lower.tail = FALSE)

## Formula interface for raw data: visualize cross-tabulation of numbers
## of gears and carburettors in Motor Trend car data.
mosaicplot(~ gear + carb, data = mtcars, color = TRUE, las = 1)
# color recycling
mosaicplot(~ gear + carb, data = mtcars, color = 2:3, las = 1)



cleanEx()
nameEx("mtext")
### * mtext

flush(stderr()); flush(stdout())

### Name: mtext
### Title: Write Text into the Margins of a Plot
### Aliases: mtext
### Keywords: aplot

### ** Examples

plot(1:10, (-4:5)^2, main = "Parabola Points", xlab = "xlab")
mtext("10 of them")
for(s in 1:4)
    mtext(paste("mtext(..., line= -1, {side, col, font} = ", s,
          ", cex = ", (1+s)/2, ")"), line = -1,
          side = s, col = s, font = s, cex = (1+s)/2)
mtext("mtext(..., line= -2)", line = -2)
mtext("mtext(..., line= -2, adj = 0)", line = -2, adj = 0)
##--- log axis :
plot(1:10, exp(1:10), log = "y", main = "log =\"y\"", xlab = "xlab")
for(s in 1:4) mtext(paste("mtext(...,side=", s ,")"), side = s)



cleanEx()
nameEx("pairs")
### * pairs

flush(stderr()); flush(stdout())

### Name: pairs
### Title: Scatterplot Matrices
### Aliases: pairs pairs.default pairs.formula
### Keywords: hplot

### ** Examples

pairs(iris[1:4], main = "Anderson's Iris Data -- 3 species",
      pch = 21, bg = c("red", "green3", "blue")[unclass(iris$Species)])

## formula method, "graph" layout (row 1 at bottom):
pairs(~ Fertility + Education + Catholic, data = swiss, row1attop=FALSE,
      subset = Education < 20, main = "Swiss data, Education < 20")

pairs(USJudgeRatings, gap=1/10) # (gap: not wasting plotting area)
## show only lower triangle (and suppress labeling for whatever reason):
pairs(USJudgeRatings, text.panel = NULL, upper.panel = NULL)

## put histograms on the diagonal
panel.hist <- function(x, ...)
{
    usr <- par("usr"); on.exit(par(usr))
    par(usr = c(usr[1:2], 0, 1.5) )
    h <- hist(x, plot = FALSE)
    breaks <- h$breaks; nB <- length(breaks)
    y <- h$counts; y <- y/max(y)
    rect(breaks[-nB], 0, breaks[-1], y, col = "cyan", ...)
}
pairs(USJudgeRatings[1:5], panel = panel.smooth,
      cex = 1.5, pch = 24, bg = "light blue", horOdd=TRUE,
      diag.panel = panel.hist, cex.labels = 2, font.labels = 2)

## put (absolute) correlations on the upper panels,
## with size proportional to the correlations.
panel.cor <- function(x, y, digits = 2, prefix = "", cex.cor, ...)
{
    usr <- par("usr"); on.exit(par(usr))
    par(usr = c(0, 1, 0, 1))
    r <- abs(cor(x, y))
    txt <- format(c(r, 0.123456789), digits = digits)[1]
    txt <- paste0(prefix, txt)
    if(missing(cex.cor)) cex.cor <- 0.8/strwidth(txt)
    text(0.5, 0.5, txt, cex = cex.cor * r)
}
pairs(USJudgeRatings, lower.panel = panel.smooth, upper.panel = panel.cor,
      gap=0, row1attop=FALSE)

pairs(iris[-5], log = "xy") # plot all variables on log scale
pairs(iris, log = 1:4, # log the first four
      main = "Lengths and Widths in [log]", line.main=1.5, oma=c(2,2,3,2))



graphics::par(get("par.postscript", pos = 'CheckExEnv'))
cleanEx()
nameEx("panel.smooth")
### * panel.smooth

flush(stderr()); flush(stdout())

### Name: panel.smooth
### Title: Simple Panel Plot
### Aliases: panel.smooth
### Keywords: hplot dplot

### ** Examples

pairs(swiss, panel = panel.smooth, pch = ".")  # emphasize the smooths
pairs(swiss, panel = panel.smooth, lwd = 2, cex = 1.5, col = "blue")  # hmm...



cleanEx()
nameEx("par")
### * par

flush(stderr()); flush(stdout())

### Name: par
### Title: Set or Query Graphical Parameters
### Aliases: par .Pars 'graphical parameter' 'graphical parameters'
### Keywords: iplot dplot environment

### ** Examples

op <- par(mfrow = c(2, 2), # 2 x 2 pictures on one plot
          pty = "s")       # square plotting region,
                           # independent of device size

## At end of plotting, reset to previous settings:
par(op)

## Alternatively,
op <- par(no.readonly = TRUE) # the whole list of settable par's.
## do lots of plotting and par(.) calls, then reset:
par(op)
## Note this is not in general good practice

par("ylog") # FALSE
plot(1 : 12, log = "y")
par("ylog") # TRUE

plot(1:2, xaxs = "i") # 'inner axis' w/o extra space
par(c("usr", "xaxp"))

( nr.prof <-
c(prof.pilots = 16, lawyers = 11, farmers = 10, salesmen = 9, physicians = 9,
  mechanics = 6, policemen = 6, managers = 6, engineers = 5, teachers = 4,
  housewives = 3, students = 3, armed.forces = 1))
par(las = 3)
barplot(rbind(nr.prof)) # R 0.63.2: shows alignment problem
par(las = 0)  # reset to default

require(grDevices) # for gray
## 'fg' use:
plot(1:12, type = "b", main = "'fg' : axes, ticks and box in gray",
     fg = gray(0.7), bty = "7" , sub = R.version.string)

ex <- function() {
   old.par <- par(no.readonly = TRUE) # all par settings which
                                      # could be changed.
   on.exit(par(old.par))
   ## ...
   ## ... do lots of par() settings and plots
   ## ...
   invisible() #-- now,  par(old.par)  will be executed
}
ex()

## Line types
showLty <- function(ltys, xoff = 0, ...) {
   stopifnot((n <- length(ltys)) >= 1)
   op <- par(mar = rep(.5,4)); on.exit(par(op))
   plot(0:1, 0:1, type = "n", axes = FALSE, ann = FALSE)
   y <- (n:1)/(n+1)
   clty <- as.character(ltys)
   mytext <- function(x, y, txt)
      text(x, y, txt, adj = c(0, -.3), cex = 0.8, ...)
   abline(h = y, lty = ltys, ...); mytext(xoff, y, clty)
   y <- y - 1/(3*(n+1))
   abline(h = y, lty = ltys, lwd = 2, ...)
   mytext(1/8+xoff, y, paste(clty," lwd = 2"))
}
showLty(c("solid", "dashed", "dotted", "dotdash", "longdash", "twodash"))
par(new = TRUE)  # the same:
showLty(c("solid", "44", "13", "1343", "73", "2262"), xoff = .2, col = 2)
showLty(c("11", "22", "33", "44",   "12", "13", "14",   "21", "31"))



graphics::par(get("par.postscript", pos = 'CheckExEnv'))
cleanEx()
nameEx("persp")
### * persp

flush(stderr()); flush(stdout())

### Name: persp
### Title: Perspective Plots
### Aliases: persp persp.default
### Keywords: hplot aplot

### ** Examples

require(grDevices) # for trans3d
## More examples in  demo(persp) !!
##                   -----------

# (1) The Obligatory Mathematical surface.
#     Rotated sinc function.

x <- seq(-10, 10, length= 30)
y <- x
f <- function(x, y) { r <- sqrt(x^2+y^2); 10 * sin(r)/r }
z <- outer(x, y, f)
z[is.na(z)] <- 1
op <- par(bg = "white")
persp(x, y, z, theta = 30, phi = 30, expand = 0.5, col = "lightblue")
persp(x, y, z, theta = 30, phi = 30, expand = 0.5, col = "lightblue",
      ltheta = 120, shade = 0.75, ticktype = "detailed",
      xlab = "X", ylab = "Y", zlab = "Sinc( r )"
) -> res
round(res, 3)

# (2) Add to existing persp plot - using trans3d() :

xE <- c(-10,10); xy <- expand.grid(xE, xE)
points(trans3d(xy[,1], xy[,2], 6, pmat = res), col = 2, pch = 16)
lines (trans3d(x, y = 10, z = 6 + sin(x), pmat = res), col = 3)

phi <- seq(0, 2*pi, len = 201)
r1 <- 7.725 # radius of 2nd maximum
xr <- r1 * cos(phi)
yr <- r1 * sin(phi)
lines(trans3d(xr,yr, f(xr,yr), res), col = "pink", lwd = 2)
## (no hidden lines)

# (3) Visualizing a simple DEM model

z <- 2 * volcano        # Exaggerate the relief
x <- 10 * (1:nrow(z))   # 10 meter spacing (S to N)
y <- 10 * (1:ncol(z))   # 10 meter spacing (E to W)
## Don't draw the grid lines :  border = NA
par(bg = "slategray")
persp(x, y, z, theta = 135, phi = 30, col = "green3", scale = FALSE,
      ltheta = -120, shade = 0.75, border = NA, box = FALSE)

# (4) Surface colours corresponding to z-values

par(bg = "white")
x <- seq(-1.95, 1.95, length = 30)
y <- seq(-1.95, 1.95, length = 35)
z <- outer(x, y, function(a, b) a*b^2)
nrz <- nrow(z)
ncz <- ncol(z)
# Create a function interpolating colors in the range of specified colors
jet.colors <- colorRampPalette( c("blue", "green") )
# Generate the desired number of colors from this palette
nbcol <- 100
color <- jet.colors(nbcol)
# Compute the z-value at the facet centres
zfacet <- z[-1, -1] + z[-1, -ncz] + z[-nrz, -1] + z[-nrz, -ncz]
# Recode facet z-values into color indices
facetcol <- cut(zfacet, nbcol)
persp(x, y, z, col = color[facetcol], phi = 30, theta = -30)

par(op)



graphics::par(get("par.postscript", pos = 'CheckExEnv'))
cleanEx()
nameEx("pie")
### * pie

flush(stderr()); flush(stdout())

### Name: pie
### Title: Pie Charts
### Aliases: pie
### Keywords: hplot

### ** Examples

require(grDevices)
pie(rep(1, 24), col = rainbow(24), radius = 0.9)

pie.sales <- c(0.12, 0.3, 0.26, 0.16, 0.04, 0.12)
names(pie.sales) <- c("Blueberry", "Cherry",
    "Apple", "Boston Cream", "Other", "Vanilla Cream")
pie(pie.sales) # default colours
pie(pie.sales, col = c("purple", "violetred1", "green3",
                       "cornsilk", "cyan", "white"))
pie(pie.sales, col = gray(seq(0.4, 1.0, length = 6)))
pie(pie.sales, density = 10, angle = 15 + 10 * 1:6)
pie(pie.sales, clockwise = TRUE, main = "pie(*, clockwise = TRUE)")
segments(0, 0, 0, 1, col = "red", lwd = 2)
text(0, 1, "init.angle = 90", col = "red")

n <- 200
pie(rep(1, n), labels = "", col = rainbow(n), border = NA,
    main = "pie(*, labels=\"\", col=rainbow(n), border=NA,..")

## Another case showing pie() is rather fun than science:
## (original by FinalBackwardsGlance on http://imgur.com/gallery/wWrpU4X)
pie(c(Sky = 78, "Sunny side of pyramid" = 17, "Shady side of pyramid" = 5),
    init.angle = 315, col = c("deepskyblue", "yellow", "yellow3"), border = FALSE)



cleanEx()
nameEx("plot")
### * plot

flush(stderr()); flush(stdout())

### Name: plot
### Title: Generic X-Y Plotting
### Aliases: plot
### Keywords: hplot

### ** Examples

require(stats) # for lowess, rpois, rnorm
plot(cars)
lines(lowess(cars))

plot(sin, -pi, 2*pi) # see ?plot.function

## Discrete Distribution Plot:
plot(table(rpois(100, 5)), type = "h", col = "red", lwd = 10,
     main = "rpois(100, lambda = 5)")

## Simple quantiles/ECDF, see ecdf() {library(stats)} for a better one:
plot(x <- sort(rnorm(47)), type = "s", main = "plot(x, type = \"s\")")
points(x, cex = .5, col = "dark red")



cleanEx()
nameEx("plot.dataframe")
### * plot.dataframe

flush(stderr()); flush(stdout())

### Name: plot.data.frame
### Title: Plot Method for Data Frames
### Aliases: plot.data.frame
### Keywords: hplot methods

### ** Examples

plot(OrchardSprays[1], method = "jitter")
plot(OrchardSprays[c(4,1)])
plot(OrchardSprays)

plot(iris)
plot(iris[5:4])
plot(women)



cleanEx()
nameEx("plot.default")
### * plot.default

flush(stderr()); flush(stdout())

### Name: plot.default
### Title: The Default Scatterplot Function
### Aliases: plot.default
### Keywords: hplot

### ** Examples

Speed <- cars$speed
Distance <- cars$dist
plot(Speed, Distance, panel.first = grid(8, 8),
     pch = 0, cex = 1.2, col = "blue")
plot(Speed, Distance,
     panel.first = lines(stats::lowess(Speed, Distance), lty = "dashed"),
     pch = 0, cex = 1.2, col = "blue")

## Show the different plot types
x <- 0:12
y <- sin(pi/5 * x)
op <- par(mfrow = c(3,3), mar = .1+ c(2,2,3,1))
for (tp in c("p","l","b",  "c","o","h",  "s","S","n")) {
   plot(y ~ x, type = tp, main = paste0("plot(*, type = \"", tp, "\")"))
   if(tp == "S") {
      lines(x, y, type = "s", col = "red", lty = 2)
      mtext("lines(*, type = \"s\", ...)", col = "red", cex = 0.8)
   }
}
par(op)

##--- Log-Log Plot  with  custom axes
lx <- seq(1, 5, length = 41)
yl <- expression(e^{-frac(1,2) * {log[10](x)}^2})
y <- exp(-.5*lx^2)
op <- par(mfrow = c(2,1), mar = par("mar")-c(1,0,2,0), mgp = c(2, .7, 0))
plot(10^lx, y, log = "xy", type = "l", col = "purple",
     main = "Log-Log plot", ylab = yl, xlab = "x")
plot(10^lx, y, log = "xy", type = "o", pch = ".", col = "forestgreen",
     main = "Log-Log plot with custom axes", ylab = yl, xlab = "x",
     axes = FALSE, frame.plot = TRUE)
my.at <- 10^(1:5)
axis(1, at = my.at, labels = formatC(my.at, format = "fg"))
e.y <- -5:-1 ; at.y <- 10^e.y
axis(2, at = at.y, col.axis = "red", las = 1,
     labels = as.expression(lapply(e.y, function(E) bquote(10^.(E)))))
par(op)



graphics::par(get("par.postscript", pos = 'CheckExEnv'))
cleanEx()
nameEx("plot.design")
### * plot.design

flush(stderr()); flush(stdout())

### Name: plot.design
### Title: Plot Univariate Effects of a Design or Model
### Aliases: plot.design
### Keywords: hplot

### ** Examples

require(stats)
plot.design(warpbreaks)  # automatic for data frame with one numeric var.

Form <- breaks ~ wool + tension
summary(fm1 <- aov(Form, data = warpbreaks))
plot.design(       Form, data = warpbreaks, col = 2)  # same as above

## More than one y :
utils::str(esoph)
plot.design(esoph) ## two plots; if interactive you are "ask"ed

## or rather, compare mean and median:
op <- par(mfcol = 1:2)
plot.design(ncases/ncontrols ~ ., data = esoph, ylim = c(0, 0.8))
plot.design(ncases/ncontrols ~ ., data = esoph, ylim = c(0, 0.8),
            fun = median)
par(op)



graphics::par(get("par.postscript", pos = 'CheckExEnv'))
cleanEx()
nameEx("plot.factor")
### * plot.factor

flush(stderr()); flush(stdout())

### Name: plot.factor
### Title: Plotting Factor Variables
### Aliases: plot.factor
### Keywords: hplot

### ** Examples

require(grDevices)
plot(weight ~ group, data = PlantGrowth)           # numeric vector ~ factor
plot(cut(weight, 2) ~ group, data = PlantGrowth)   # factor ~ factor
## passing "..." to spineplot() eventually:
plot(cut(weight, 3) ~ group, data = PlantGrowth,
     col = hcl(c(0, 120, 240), 50, 70))

plot(PlantGrowth$group, axes = FALSE, main = "no axes")  # extremely silly



cleanEx()
nameEx("plot.formula")
### * plot.formula

flush(stderr()); flush(stdout())

### Name: plot.formula
### Title: Formula Notation for Scatterplots
### Aliases: plot.formula lines.formula points.formula text.formula
### Keywords: hplot aplot

### ** Examples

op <- par(mfrow = c(2,1))
plot(Ozone ~ Wind, data = airquality, pch = as.character(Month))
plot(Ozone ~ Wind, data = airquality, pch = as.character(Month),
     subset = Month != 7)
par(op)

## text.formula() can be very natural:
wb <- within(warpbreaks, {
    time <- seq_along(breaks); W.T <- wool:tension })
plot(breaks ~ time, data = wb, type = "b")
text(breaks ~ time, data = wb, label = W.T, col = 1+as.integer(wool))



graphics::par(get("par.postscript", pos = 'CheckExEnv'))
cleanEx()
nameEx("plot.raster")
### * plot.raster

flush(stderr()); flush(stdout())

### Name: plot.raster
### Title: Plotting Raster Images
### Aliases: plot.raster
### Keywords: hplot

### ** Examples

require(grDevices)
r <- as.raster(c(0.5, 1, 0.5))
plot(r)
# additional arguments to rasterImage()
plot(r, interpolate=FALSE)
# distort
plot(r, asp=NA)
# fill page
op <- par(mar=rep(0, 4))
plot(r, asp=NA)
par(op)
# normal annotations work
plot(r, asp=NA)
box()
title(main="This is my raster")
# add to existing plot
plot(1)
plot(r, add=TRUE)



graphics::par(get("par.postscript", pos = 'CheckExEnv'))
cleanEx()
nameEx("plot.table")
### * plot.table

flush(stderr()); flush(stdout())

### Name: plot.table
### Title: Plot Methods for 'table' Objects
### Aliases: plot.table lines.table points.table
### Keywords: hplot category

### ** Examples

## 1-d tables
(Poiss.tab <- table(N = stats::rpois(200, lambda = 5)))
plot(Poiss.tab, main = "plot(table(rpois(200, lambda = 5)))")

plot(table(state.division))

## 4-D :
plot(Titanic, main ="plot(Titanic, main= *)")




cleanEx()
nameEx("plot.window")
### * plot.window

flush(stderr()); flush(stdout())

### Name: plot.window
### Title: Set up World Coordinates for Graphics Window
### Aliases: plot.window xlim ylim asp
### Keywords: aplot

### ** Examples

##--- An example for the use of 'asp' :
require(stats)  # normally loaded
loc <- cmdscale(eurodist)
rx <- range(x <- loc[,1])
ry <- range(y <- -loc[,2])
plot(x, y, type = "n", asp = 1, xlab = "", ylab = "")
abline(h = pretty(rx, 10), v = pretty(ry, 10), col = "lightgray")
text(x, y, labels(eurodist), cex = 0.8)



cleanEx()
nameEx("plot.xy")
### * plot.xy

flush(stderr()); flush(stdout())

### Name: plot.xy
### Title: Basic Internal Plot Function
### Aliases: plot.xy
### Keywords: aplot

### ** Examples

points.default # to see how it calls "plot.xy(xy.coords(x, y), ...)"



cleanEx()
nameEx("plothistogram")
### * plothistogram

flush(stderr()); flush(stdout())

### Name: plot.histogram
### Title: Plot Histograms
### Aliases: plot.histogram lines.histogram
### Keywords: hplot iplot

### ** Examples

(wwt <- hist(women$weight, nclass = 7, plot = FALSE))
plot(wwt, labels = TRUE) # default main & xlab using wwt$xname
plot(wwt, border = "dark blue", col = "light blue",
     main = "Histogram of 15 women's weights", xlab = "weight [pounds]")

## Fake "lines" example, using non-default labels:
w2 <- wwt; w2$counts <- w2$counts - 1
lines(w2, col = "Midnight Blue", labels = ifelse(w2$counts, "> 1", "1"))



cleanEx()
nameEx("points")
### * points

flush(stderr()); flush(stdout())

### Name: points
### Title: Add Points to a Plot
### Aliases: points points.default pch
### Keywords: aplot

### ** Examples

require(stats) # for rnorm
plot(-4:4, -4:4, type = "n")  # setting up coord. system
points(rnorm(200), rnorm(200), col = "red")
points(rnorm(100)/2, rnorm(100)/2, col = "blue", cex = 1.5)

op <- par(bg = "light blue")
x <- seq(0, 2*pi, len = 51)
## something "between type='b' and type='o'":
plot(x, sin(x), type = "o", pch = 21, bg = par("bg"), col = "blue", cex = .6,
 main = 'plot(..., type="o", pch=21, bg=par("bg"))')
par(op)

## Not run: 
##D ## The figure was produced by calls like
##D png("pch.png", height = 0.7, width = 7, res = 100, units = "in")
##D par(mar = rep(0,4))
##D plot(c(-1, 26), 0:1, type = "n", axes = FALSE)
##D text(0:25, 0.6, 0:25, cex = 0.5)
##D points(0:25, rep(0.3, 26), pch = 0:25, bg = "grey")
## End(Not run)

##-------- Showing all the extra & some char graphics symbols ---------
pchShow <-
  function(extras = c("*",".", "o","O","0","+","-","|","%","#"),
           cex = 3, ## good for both .Device=="postscript" and "x11"
           col = "red3", bg = "gold", coltext = "brown", cextext = 1.2,
           main = paste("plot symbols :  points (...  pch = *, cex =",
                        cex,")"))
  {
    nex <- length(extras)
    np  <- 26 + nex
    ipch <- 0:(np-1)
    k <- floor(sqrt(np))
    dd <- c(-1,1)/2
    rx <- dd + range(ix <- ipch %/% k)
    ry <- dd + range(iy <- 3 + (k-1)- ipch %% k)
    pch <- as.list(ipch) # list with integers & strings
    if(nex > 0) pch[26+ 1:nex] <- as.list(extras)
    plot(rx, ry, type = "n", axes  =  FALSE, xlab = "", ylab = "", main = main)
    abline(v = ix, h = iy, col = "lightgray", lty = "dotted")
    for(i in 1:np) {
      pc <- pch[[i]]
      ## 'col' symbols with a 'bg'-colored interior (where available) :
      points(ix[i], iy[i], pch = pc, col = col, bg = bg, cex = cex)
      if(cextext > 0)
          text(ix[i] - 0.3, iy[i], pc, col = coltext, cex = cextext)
    }
  }

pchShow()
pchShow(c("o","O","0"), cex = 2.5)
pchShow(NULL, cex = 4, cextext = 0, main = NULL)



graphics::par(get("par.postscript", pos = 'CheckExEnv'))
cleanEx()
nameEx("polygon")
### * polygon

flush(stderr()); flush(stdout())

### Name: polygon
### Title: Polygon Drawing
### Aliases: polygon
### Keywords: aplot

### ** Examples

x <- c(1:9, 8:1)
y <- c(1, 2*(5:3), 2, -1, 17, 9, 8, 2:9)
op <- par(mfcol = c(3, 1))
for(xpd in c(FALSE, TRUE, NA)) {
  plot(1:10, main = paste("xpd =", xpd))
  box("figure", col = "pink", lwd = 3)
  polygon(x, y, xpd = xpd, col = "orange", lty = 2, lwd = 2, border = "red")
}
par(op)

n <- 100
xx <- c(0:n, n:0)
yy <- c(c(0, cumsum(stats::rnorm(n))), rev(c(0, cumsum(stats::rnorm(n)))))
plot   (xx, yy, type = "n", xlab = "Time", ylab = "Distance")
polygon(xx, yy, col = "gray", border = "red")
title("Distance Between Brownian Motions")

# Multiple polygons from NA values
# and recycling of col, border, and lty
op <- par(mfrow = c(2, 1))
plot(c(1, 9), 1:2, type = "n")
polygon(1:9, c(2,1,2,1,1,2,1,2,1),
        col = c("red", "blue"),
        border = c("green", "yellow"),
        lwd = 3, lty = c("dashed", "solid"))
plot(c(1, 9), 1:2, type = "n")
polygon(1:9, c(2,1,2,1,NA,2,1,2,1),
        col = c("red", "blue"),
        border = c("green", "yellow"),
        lwd = 3, lty = c("dashed", "solid"))
par(op)

# Line-shaded polygons
plot(c(1, 9), 1:2, type = "n")
polygon(1:9, c(2,1,2,1,NA,2,1,2,1),
        density = c(10, 20), angle = c(-45, 45))



graphics::par(get("par.postscript", pos = 'CheckExEnv'))
cleanEx()
nameEx("polypath")
### * polypath

flush(stderr()); flush(stdout())

### Name: polypath
### Title: Path Drawing
### Aliases: polypath
### Keywords: aplot

### ** Examples

plotPath <- function(x, y, col = "grey", rule = "winding") {
    plot.new()
    plot.window(range(x, na.rm = TRUE), range(y, na.rm = TRUE))
    polypath(x, y, col = col, rule = rule)
    if (!is.na(col))
        mtext(paste("Rule:", rule), side = 1, line = 0)
}

plotRules <- function(x, y, title) {
    plotPath(x, y)
    plotPath(x, y, rule = "evenodd")
    mtext(title, side = 3, line = 0)
    plotPath(x, y, col = NA)
}

op <- par(mfrow = c(5, 3), mar = c(2, 1, 1, 1))

plotRules(c(.1, .1, .9, .9, NA, .2, .2, .8, .8),
          c(.1, .9, .9, .1, NA, .2, .8, .8, .2),
          "Nested rectangles, both clockwise")
plotRules(c(.1, .1, .9, .9, NA, .2, .8, .8, .2),
          c(.1, .9, .9, .1, NA, .2, .2, .8, .8),
          "Nested rectangles, outer clockwise, inner anti-clockwise")
plotRules(c(.1, .1, .4, .4, NA, .6, .9, .9, .6),
          c(.1, .4, .4, .1, NA, .6, .6, .9, .9),
          "Disjoint rectangles")
plotRules(c(.1, .1, .6, .6, NA, .4, .4, .9, .9),
          c(.1, .6, .6, .1, NA, .4, .9, .9, .4),
          "Overlapping rectangles, both clockwise")
plotRules(c(.1, .1, .6, .6, NA, .4, .9, .9, .4),
          c(.1, .6, .6, .1, NA, .4, .4, .9, .9),
          "Overlapping rectangles, one clockwise, other anti-clockwise")

par(op)



graphics::par(get("par.postscript", pos = 'CheckExEnv'))
cleanEx()
nameEx("rasterImage")
### * rasterImage

flush(stderr()); flush(stdout())

### Name: rasterImage
### Title: Draw One or More Raster Images
### Aliases: rasterImage
### Keywords: aplot

### ** Examples

require(grDevices)
## set up the plot region:
op <- par(bg = "thistle")
plot(c(100, 250), c(300, 450), type = "n", xlab = "", ylab = "")
image <- as.raster(matrix(0:1, ncol = 5, nrow = 3))
rasterImage(image, 100, 300, 150, 350, interpolate = FALSE)
rasterImage(image, 100, 400, 150, 450)
rasterImage(image, 200, 300, 200 + xinch(.5), 300 + yinch(.3),
            interpolate = FALSE)
rasterImage(image, 200, 400, 250, 450, angle = 15, interpolate = FALSE)
par(op)



graphics::par(get("par.postscript", pos = 'CheckExEnv'))
cleanEx()
nameEx("rect")
### * rect

flush(stderr()); flush(stdout())

### Name: rect
### Title: Draw One or More Rectangles
### Aliases: rect
### Keywords: aplot

### ** Examples

require(grDevices)
## set up the plot region:
op <- par(bg = "thistle")
plot(c(100, 250), c(300, 450), type = "n", xlab = "", ylab = "",
     main = "2 x 11 rectangles; 'rect(100+i,300+i,  150+i,380+i)'")
i <- 4*(0:10)
## draw rectangles with bottom left (100, 300)+i
## and top right (150, 380)+i
rect(100+i, 300+i, 150+i, 380+i, col = rainbow(11, start = 0.7, end = 0.1))
rect(240-i, 320+i, 250-i, 410+i, col = heat.colors(11), lwd = i/5)
## Background alternating  ( transparent / "bg" ) :
j <- 10*(0:5)
rect(125+j, 360+j,   141+j, 405+j/2, col = c(NA,0),
     border = "gold", lwd = 2)
rect(125+j, 296+j/2, 141+j, 331+j/5, col = c(NA,"midnightblue"))
mtext("+  2 x 6 rect(*, col = c(NA,0)) and  col = c(NA,\"m..blue\")")

## an example showing colouring and shading
plot(c(100, 200), c(300, 450), type= "n", xlab = "", ylab = "")
rect(100, 300, 125, 350) # transparent
rect(100, 400, 125, 450, col = "green", border = "blue") # coloured
rect(115, 375, 150, 425, col = par("bg"), border = "transparent")
rect(150, 300, 175, 350, density = 10, border = "red")
rect(150, 400, 175, 450, density = 30, col = "blue",
     angle = -30, border = "transparent")

legend(180, 450, legend = 1:4, fill = c(NA, "green", par("fg"), "blue"),
       density = c(NA, NA, 10, 30), angle = c(NA, NA, 30, -30))

par(op)



graphics::par(get("par.postscript", pos = 'CheckExEnv'))
cleanEx()
nameEx("rug")
### * rug

flush(stderr()); flush(stdout())

### Name: rug
### Title: Add a Rug to a Plot
### Aliases: rug
### Keywords: aplot

### ** Examples

require(stats)  # both 'density' and its default method
with(faithful, {
    plot(density(eruptions, bw = 0.15))
    rug(eruptions)
    rug(jitter(eruptions, amount = 0.01), side = 3, col = "light blue")
})



cleanEx()
nameEx("screen")
### * screen

flush(stderr()); flush(stdout())

### Name: screen
### Title: Creating and Controlling Multiple Screens on a Single Device
### Aliases: screen split.screen erase.screen close.screen
### Keywords: aplot dplot device

### ** Examples

if (interactive()) {
par(bg = "white")           # default is likely to be transparent
split.screen(c(2, 1))       # split display into two screens
split.screen(c(1, 3), screen = 2) # now split the bottom half into 3
screen(1) # prepare screen 1 for output
plot(10:1)
screen(4) # prepare screen 4 for output
plot(10:1)
close.screen(all = TRUE)    # exit split-screen mode

split.screen(c(2, 1))       # split display into two screens
split.screen(c(1, 2), 2)    # split bottom half in two
plot(1:10)                  # screen 3 is active, draw plot
erase.screen()              # forgot label, erase and redraw
plot(1:10, ylab = "ylab 3")
screen(1)                   # prepare screen 1 for output
plot(1:10)
screen(4)                   # prepare screen 4 for output
plot(1:10, ylab = "ylab 4")
screen(1, FALSE)            # return to screen 1, but do not clear
plot(10:1, axes = FALSE, lty = 2, ylab = "")  # overlay second plot
axis(4)                     # add tic marks to right-hand axis
title("Plot 1")
close.screen(all = TRUE)    # exit split-screen mode
}



graphics::par(get("par.postscript", pos = 'CheckExEnv'))
cleanEx()
nameEx("segments")
### * segments

flush(stderr()); flush(stdout())

### Name: segments
### Title: Add Line Segments to a Plot
### Aliases: segments
### Keywords: aplot

### ** Examples

x <- stats::runif(12); y <- stats::rnorm(12)
i <- order(x, y); x <- x[i]; y <- y[i]
plot(x, y, main = "arrows(.) and segments(.)")
## draw arrows from point to point :
s <- seq(length(x)-1)  # one shorter than data
arrows(x[s], y[s], x[s+1], y[s+1], col= 1:3)
s <- s[-length(s)]
segments(x[s], y[s], x[s+2], y[s+2], col= 'pink')



cleanEx()
nameEx("smoothScatter")
### * smoothScatter

flush(stderr()); flush(stdout())

### Name: smoothScatter
### Title: Scatterplots with Smoothed Densities Color Representation
### Aliases: smoothScatter
### Keywords: hplot

### ** Examples


cleanEx()
nameEx("spineplot")
### * spineplot

flush(stderr()); flush(stdout())

### Name: spineplot
### Title: Spine Plots and Spinograms
### Aliases: spineplot spineplot.default spineplot.formula
### Keywords: hplot

### ** Examples

## treatment and improvement of patients with rheumatoid arthritis
treatment <- factor(rep(c(1, 2), c(43, 41)), levels = c(1, 2),
                    labels = c("placebo", "treated"))
improved <- factor(rep(c(1, 2, 3, 1, 2, 3), c(29, 7, 7, 13, 7, 21)),
                   levels = c(1, 2, 3),
                   labels = c("none", "some", "marked"))

## (dependence on a categorical variable)
(spineplot(improved ~ treatment))

## applications and admissions by department at UC Berkeley
## (two-way tables)
(spineplot(margin.table(UCBAdmissions, c(3, 2)),
           main = "Applications at UCB"))
(spineplot(margin.table(UCBAdmissions, c(3, 1)),
           main = "Admissions at UCB"))

## NASA space shuttle o-ring failures
fail <- factor(c(2, 2, 2, 2, 1, 1, 1, 1, 1, 1, 2, 1, 2, 1,
                 1, 1, 1, 2, 1, 1, 1, 1, 1),
               levels = c(1, 2), labels = c("no", "yes"))
temperature <- c(53, 57, 58, 63, 66, 67, 67, 67, 68, 69, 70, 70,
                 70, 70, 72, 73, 75, 75, 76, 76, 78, 79, 81)

## (dependence on a numerical variable)
(spineplot(fail ~ temperature))
(spineplot(fail ~ temperature, breaks = 3))
(spineplot(fail ~ temperature, breaks = quantile(temperature)))

## highlighting for failures
spineplot(fail ~ temperature, ylevels = 2:1)



cleanEx()
nameEx("stars")
### * stars

flush(stderr()); flush(stdout())

### Name: stars
### Title: Star (Spider/Radar) Plots and Segment Diagrams
### Aliases: stars
### Keywords: hplot multivariate

### ** Examples

require(grDevices)
stars(mtcars[, 1:7], key.loc = c(14, 2),
      main = "Motor Trend Cars : stars(*, full = F)", full = FALSE)
stars(mtcars[, 1:7], key.loc = c(14, 1.5),
      main = "Motor Trend Cars : full stars()", flip.labels = FALSE)

## 'Spider' or 'Radar' plot:
stars(mtcars[, 1:7], locations = c(0, 0), radius = FALSE,
      key.loc = c(0, 0), main = "Motor Trend Cars", lty = 2)

## Segment Diagrams:
palette(rainbow(12, s = 0.6, v = 0.75))
stars(mtcars[, 1:7], len = 0.8, key.loc = c(12, 1.5),
      main = "Motor Trend Cars", draw.segments = TRUE)
stars(mtcars[, 1:7], len = 0.6, key.loc = c(1.5, 0),
      main = "Motor Trend Cars", draw.segments = TRUE,
      frame.plot = TRUE, nrow = 4, cex = .7)

## scale linearly (not affinely) to [0, 1]
USJudge <- apply(USJudgeRatings, 2, function(x) x/max(x))
Jnam <- row.names(USJudgeRatings)
Snam <- abbreviate(substring(Jnam, 1, regexpr("[,.]",Jnam) - 1), 7)
stars(USJudge, labels = Jnam, scale = FALSE,
      key.loc = c(13, 1.5), main = "Judge not ...", len = 0.8)
stars(USJudge, labels = Snam, scale = FALSE,
      key.loc = c(13, 1.5), radius = FALSE)

loc <- stars(USJudge, labels = NULL, scale = FALSE,
             radius = FALSE, frame.plot = TRUE,
             key.loc = c(13, 1.5), main = "Judge not ...", len = 1.2)
text(loc, Snam, col = "blue", cex = 0.8, xpd = TRUE)

## 'Segments':
stars(USJudge, draw.segments = TRUE, scale = FALSE, key.loc = c(13,1.5))

## 'Spider':
stars(USJudgeRatings, locations = c(0, 0), scale = FALSE, radius  =  FALSE,
      col.stars = 1:10, key.loc = c(0, 0), main = "US Judges rated")
## Same as above, but with colored lines instead of filled polygons.
stars(USJudgeRatings, locations = c(0, 0), scale = FALSE, radius  =  FALSE,
      col.lines = 1:10, key.loc = c(0, 0), main = "US Judges rated")
## 'Radar-Segments'
stars(USJudgeRatings[1:10,], locations = 0:1, scale = FALSE,
      draw.segments = TRUE, col.segments = 0, col.stars = 1:10, key.loc =  0:1,
      main = "US Judges 1-10 ")
palette("default")
stars(cbind(1:16, 10*(16:1)), draw.segments = TRUE,
      main = "A Joke -- do *not* use symbols on 2D data!")



cleanEx()
nameEx("stem")
### * stem

flush(stderr()); flush(stdout())

### Name: stem
### Title: Stem-and-Leaf Plots
### Aliases: stem
### Keywords: univar distribution

### ** Examples

stem(islands)
stem(log10(islands))



cleanEx()
nameEx("stripchart")
### * stripchart

flush(stderr()); flush(stdout())

### Name: stripchart
### Title: 1-D Scatter Plots
### Aliases: stripchart stripchart.default stripchart.formula
### Keywords: hplot

### ** Examples

x <- stats::rnorm(50)
xr <- round(x, 1)
stripchart(x) ; m <- mean(par("usr")[1:2])
text(m, 1.04, "stripchart(x, \"overplot\")")
stripchart(xr, method = "stack", add = TRUE, at = 1.2)
text(m, 1.35, "stripchart(round(x,1), \"stack\")")
stripchart(xr, method = "jitter", add = TRUE, at = 0.7)
text(m, 0.85, "stripchart(round(x,1), \"jitter\")")

stripchart(decrease ~ treatment,
    main = "stripchart(OrchardSprays)",
    vertical = TRUE, log = "y", data = OrchardSprays)

stripchart(decrease ~ treatment, at = c(1:8)^2,
    main = "stripchart(OrchardSprays)",
    vertical = TRUE, log = "y", data = OrchardSprays)



graphics::par(get("par.postscript", pos = 'CheckExEnv'))
cleanEx()
nameEx("strwidth")
### * strwidth

flush(stderr()); flush(stdout())

### Name: strwidth
### Title: Plotting Dimensions of Character Strings and Math Expressions
### Aliases: strwidth strheight
### Keywords: dplot character

### ** Examples

str.ex <- c("W","w","I",".","WwI.")
op <- par(pty = "s"); plot(1:100, 1:100, type = "n")
sw <- strwidth(str.ex); sw
all.equal(sum(sw[1:4]), sw[5])
#- since the last string contains the others

sw.i <- strwidth(str.ex, "inches"); 25.4 * sw.i  # width in [mm]
unique(sw / sw.i)
# constant factor: 1 value
mean(sw.i / strwidth(str.ex, "fig")) / par('fin')[1]  # = 1: are the same

## See how letters fall in classes
##  -- depending on graphics device and font!
all.lett <- c(letters, LETTERS)
shL <- strheight(all.lett, units = "inches") * 72  # 'big points'
table(shL)  # all have same heights ...
mean(shL)/par("cin")[2] # around 0.6

(swL <- strwidth(all.lett, units = "inches") * 72)  # 'big points'
split(all.lett, factor(round(swL, 2)))

sumex <- expression(sum(x[i], i=1,n), e^{i * pi} == -1)
strwidth(sumex)
strheight(sumex)

par(op)  #- reset to previous setting



graphics::par(get("par.postscript", pos = 'CheckExEnv'))
cleanEx()
nameEx("sunflowerplot")
### * sunflowerplot

flush(stderr()); flush(stdout())

### Name: sunflowerplot
### Title: Produce a Sunflower Scatter Plot
### Aliases: sunflowerplot sunflowerplot.default sunflowerplot.formula
### Keywords: hplot smooth nonparametric

### ** Examples

require(stats) # for rnorm
require(grDevices)

## 'number' is computed automatically:
sunflowerplot(iris[, 3:4])
## Imitating Chambers et al, p.109, closely:
sunflowerplot(iris[, 3:4], cex = .2, cex.fact = 1, size = .035, seg.lwd = .8)
## or
sunflowerplot(Petal.Width ~ Petal.Length, data = iris,
              cex = .2, cex.fact = 1, size = .035, seg.lwd = .8)


sunflowerplot(x = sort(2*round(rnorm(100))), y = round(rnorm(100), 0),
              main = "Sunflower Plot of Rounded N(0,1)")
## Similarly using a "xyTable" argument:
xyT <- xyTable(x = sort(2*round(rnorm(100))), y = round(rnorm(100), 0),
               digits = 3)
utils::str(xyT, vec.len = 20)
sunflowerplot(xyT, main = "2nd Sunflower Plot of Rounded N(0,1)")

## A 'marked point process' {explicit 'number' argument}:
sunflowerplot(rnorm(100), rnorm(100), number = rpois(n = 100, lambda = 2),
              main = "Sunflower plot (marked point process)",
              rotate = TRUE, col = "blue4")



cleanEx()
nameEx("symbols")
### * symbols

flush(stderr()); flush(stdout())

### Name: symbols
### Title: Draw Symbols (Circles, Squares, Stars, Thermometers, Boxplots)
### Aliases: symbols
### Keywords: aplot hplot multivariate

### ** Examples

require(stats); require(grDevices)
x <- 1:10
y <- sort(10*runif(10))
z <- runif(10)
z3 <- cbind(z, 2*runif(10), runif(10))
symbols(x, y, thermometers = cbind(.5, 1, z), inches = .5, fg = 1:10)
symbols(x, y, thermometers = z3, inches = FALSE)
text(x, y, apply(format(round(z3, digits = 2)), 1, paste, collapse = ","),
     adj = c(-.2,0), cex = .75, col = "purple", xpd = NA)

## Note that  example(trees)  shows more sensible plots!
N <- nrow(trees)
with(trees, {
## Girth is diameter in inches
symbols(Height, Volume, circles = Girth/24, inches = FALSE,
        main = "Trees' Girth") # xlab and ylab automatically
## Colours too:
op <- palette(rainbow(N, end = 0.9))
symbols(Height, Volume, circles = Girth/16, inches = FALSE, bg = 1:N,
        fg = "gray30", main = "symbols(*, circles = Girth/16, bg = 1:N)")
palette(op)
})



cleanEx()
nameEx("title")
### * title

flush(stderr()); flush(stdout())

### Name: title
### Title: Plot Annotation
### Aliases: title
### Keywords: aplot

### ** Examples

plot(cars, main = "") # here, could use main directly
title(main = "Stopping Distance versus Speed")

plot(cars, main = "")
title(main = list("Stopping Distance versus Speed", cex = 1.5,
                  col = "red", font = 3))

## Specifying "..." :
plot(1, col.axis = "sky blue", col.lab = "thistle")
title("Main Title", sub = "sub title",
      cex.main = 2,   font.main= 4, col.main= "blue",
      cex.sub = 0.75, font.sub = 3, col.sub = "red")


x <- seq(-4, 4, len = 101)
y <- cbind(sin(x), cos(x))
matplot(x, y, type = "l", xaxt = "n",
        main = expression(paste(plain(sin) * phi, "  and  ",
                                plain(cos) * phi)),
        ylab = expression("sin" * phi, "cos" * phi), # only 1st is taken
        xlab = expression(paste("Phase Angle ", phi)),
        col.main = "blue")
axis(1, at = c(-pi, -pi/2, 0, pi/2, pi),
     labels = expression(-pi, -pi/2, 0, pi/2, pi))
abline(h = 0, v = pi/2 * c(-1,1), lty = 2, lwd = .1, col = "gray70")



cleanEx()
nameEx("units")
### * units

flush(stderr()); flush(stdout())

### Name: units
### Title: Graphical Units
### Aliases: xinch yinch xyinch
### Keywords: dplot

### ** Examples

all(c(xinch(), yinch()) == xyinch()) # TRUE
xyinch()
xyinch #- to see that is really   delta{"usr"} / "pin"

## plot labels offset 0.12 inches to the right
## of plotted symbols in a plot
with(mtcars, {
    plot(mpg, disp, pch = 19, main = "Motor Trend Cars")
    text(mpg + xinch(0.12), disp, row.names(mtcars),
         adj = 0, cex = .7, col = "blue")
    })



cleanEx()
nameEx("xspline")
### * xspline

flush(stderr()); flush(stdout())

### Name: xspline
### Title: Draw an X-spline
### Aliases: xspline
### Keywords: aplot

### ** Examples

## based on examples in ?grid.xspline

xsplineTest <- function(s, open = TRUE,
                        x = c(1,1,3,3)/4,
                        y = c(1,3,3,1)/4, ...) {
    plot(c(0,1), c(0,1), type = "n", axes = FALSE, xlab = "", ylab = "")
    points(x, y, pch = 19)
    xspline(x, y, s, open, ...)
    text(x+0.05*c(-1,-1,1,1), y+0.05*c(-1,1,1,-1), s)
}
op <- par(mfrow = c(3,3), mar = rep(0,4), oma = c(0,0,2,0))
xsplineTest(c(0, -1, -1, 0))
xsplineTest(c(0, -1,  0, 0))
xsplineTest(c(0, -1,  1, 0))
xsplineTest(c(0,  0, -1, 0))
xsplineTest(c(0,  0,  0, 0))
xsplineTest(c(0,  0,  1, 0))
xsplineTest(c(0,  1, -1, 0))
xsplineTest(c(0,  1,  0, 0))
xsplineTest(c(0,  1,  1, 0))
title("Open X-splines", outer = TRUE)

par(mfrow = c(3,3), mar = rep(0,4), oma = c(0,0,2,0))
xsplineTest(c(0, -1, -1, 0), FALSE, col = "grey80")
xsplineTest(c(0, -1,  0, 0), FALSE, col = "grey80")
xsplineTest(c(0, -1,  1, 0), FALSE, col = "grey80")
xsplineTest(c(0,  0, -1, 0), FALSE, col = "grey80")
xsplineTest(c(0,  0,  0, 0), FALSE, col = "grey80")
xsplineTest(c(0,  0,  1, 0), FALSE, col = "grey80")
xsplineTest(c(0,  1, -1, 0), FALSE, col = "grey80")
xsplineTest(c(0,  1,  0, 0), FALSE, col = "grey80")
xsplineTest(c(0,  1,  1, 0), FALSE, col = "grey80")
title("Closed X-splines", outer = TRUE)

par(op)

x <- sort(stats::rnorm(5))
y <- sort(stats::rnorm(5))
plot(x, y, pch = 19)
res <- xspline(x, y, 1, draw = FALSE)
lines(res)
## the end points may be very close together,
## so use last few for direction
nr <- length(res$x)
arrows(res$x[1], res$y[1], res$x[4], res$y[4], code = 1, length = 0.1)
arrows(res$x[nr-3], res$y[nr-3], res$x[nr], res$y[nr], code = 2, length = 0.1)



graphics::par(get("par.postscript", pos = 'CheckExEnv'))
### * <FOOTER>
###
cleanEx()
options(digits = 7L)
base::cat("Time elapsed: ", proc.time() - base::get("ptime", pos = 'CheckExEnv'),"\n")
grDevices::dev.off()
###
### Local variables: ***
### mode: outline-minor ***
### outline-regexp: "\\(> \\)?### [*]+" ***
### End: ***
quit('no')
